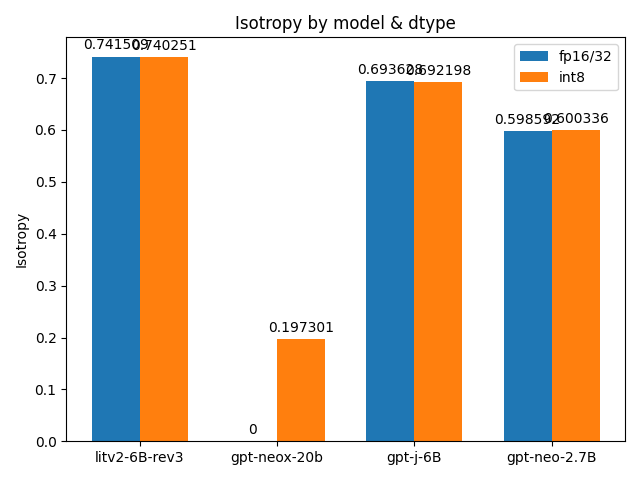

Reproduce this figure in Python.
from pathlib import Path
from json import loads
from collections import defaultdict
json_folder = Path('../inference_results/en/')
TRUNC = '_isotropy_result'
data_dict = {
  "models": [],
  "int8": [],
  "fp16/32": [],
}

results = defaultdict(lambda: [0,0])
for f in json_folder.iterdir():
  data = loads(f.read_bytes())[0]
  results[data["model_name"].split('/')[-1]][data["use_8bit"]] = data["isotropy"]
del results['GPT-J-6B-PNY']

import matplotlib.pyplot as plt
import numpy as np


x = np.arange(len(results))  # the label locations
width = 0.35  # the width of the bars

fig, ax = plt.subplots()
rects1 = ax.bar(x - width/2, [ls[0] for ls in results.values()], width, label='fp16/32')
rects2 = ax.bar(x + width/2, [ls[1] for ls in results.values()], width, label='int8')

# Add some text for labels, title and custom x-axis tick labels, etc.
ax.set_ylabel('Isotropy')
ax.set_title('Isotropy by model & dtype')
ax.set_xticks(x, results.keys())
ax.legend()

ax.bar_label(rects1, padding=3)
ax.bar_label(rects2, padding=3)

fig.tight_layout()

plt.savefig("graph.png")

